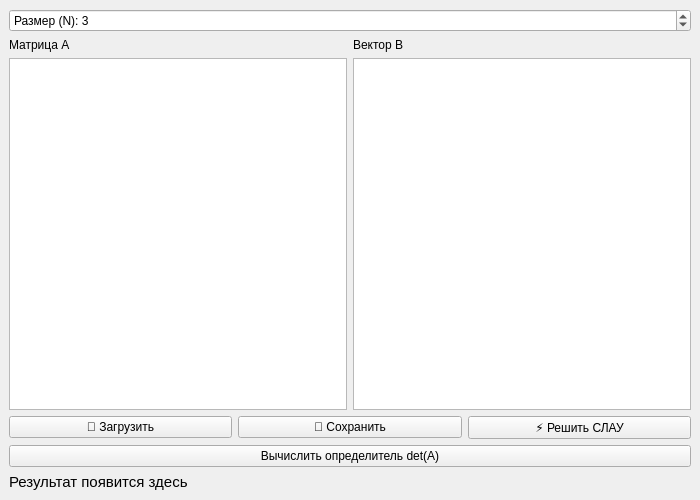
<?xml version="1.0" encoding="UTF-8"?>
<ui version="4.0">
 <class>MainWindow</class>
 <widget class="QMainWindow" name="MainWindow">
  <property name="geometry">
   <rect><x>0</x><y>0</y><width>700</width><height>500</height></rect>
  </property>
  <property name="windowTitle">
   <string>Matrix Processor MIPT Edition</string>
  </property>
  <widget class="QWidget" name="centralwidget">
   <layout class="QVBoxLayout" name="verticalLayout">
    <item>
     <widget class="QSpinBox" name="spinBoxSize">
      <property name="minimum"><number>1</number></property>
      <property name="value"><number>3</number></property>
      <property name="prefix"><string>Размер (N): </string></property>
     </widget>
    </item>
    <item>
     <layout class="QHBoxLayout" name="horizontalLayoutTables">
      <item>
       <layout class="QVBoxLayout">
        <item><widget class="QLabel"><property name="text"><string>Матрица A</string></property></widget></item>
        <item><widget class="QTableWidget" name="tableWidget"/></item>
       </layout>
      </item>
      <item>
       <layout class="QVBoxLayout">
        <item><widget class="QLabel"><property name="text"><string>Вектор B</string></property></widget></item>
        <item><widget class="QTableWidget" name="tableVectorB">
         <property name="maximumWidth"><number>100</number></property>
        </widget></item>
       </layout>
      </item>
     </layout>
    </item>
    <item>
     <layout class="QHBoxLayout" name="horizontalLayoutBtns">
      <item><widget class="QPushButton" name="btnImport"><property name="text"><string>📂 Загрузить</string></property></widget></item>
      <item><widget class="QPushButton" name="btnExport"><property name="text"><string>💾 Сохранить</string></property></widget></item>
      <item><widget class="QPushButton" name="btnSolve"><property name="text"><string>⚡ Решить СЛАУ</string></property></widget></item>
     </layout>
    </item>
    <item><widget class="QPushButton" name="btnCalculate"><property name="text"><string>Вычислить определитель det(A)</string></property></widget></item>
    <item><widget class="QLabel" name="labelResult">
      <property name="font"><font><pointsize>11</pointsize></font></property>
      <property name="text"><string>Результат появится здесь</string></property>
      <property name="wordWrap"><bool>true</bool></property>
     </widget></item>
   </layout>
  </widget>
 </widget>
</ui>
